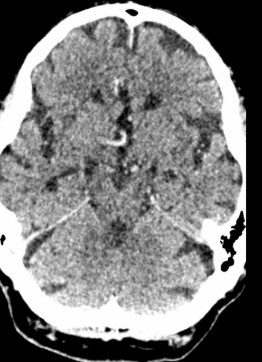
#> input picture CT_Noise_Removal/images/t_scan_noisy.jpg, 262 x 362 px
$ python CT_noise_removal.py
#> lines starting #> are read from the running program, lines starting #| are printed output that depends on the picture
import cv2
import matplotlib.pyplot as plt
import numpy as np

# ---------- Step 1: Read the CT Scan Image ----------
img = cv2.imread("images/t_scan_noisy.jpg", cv2.IMREAD_GRAYSCALE)
#> img is the input picture: shape (362, 262); min 0, max 255, mean 123.6

if img is None:
    print("Error: CT scan image not found. Check the path!")
    exit()

# ---------- Step 2: Apply Median Filtering ----------
# Median filter removes salt-and-pepper (random) noise
filtered_img = cv2.medianBlur(img, 5)  # Kernel size = 5 (try 3 or 7 too)
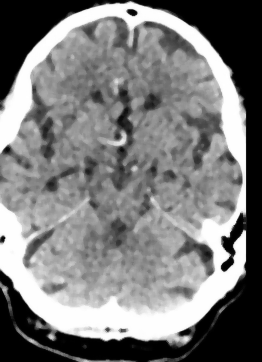
#> filtered_img: shape (362, 262); min 0, max 255, mean 123.5

# ---------- Step 3: Display Input vs Filtered Output ----------
plt.figure(figsize=(10, 5))

plt.subplot(1, 2, 1)
plt.title("Original / Noisy CT Scan")
plt.imshow(img, cmap='gray')
plt.axis("off")

plt.subplot(1, 2, 2)
plt.title("Filtered CT Scan (Median Filter)")
plt.imshow(filtered_img, cmap='gray')
plt.axis("off")

plt.tight_layout()
plt.show()
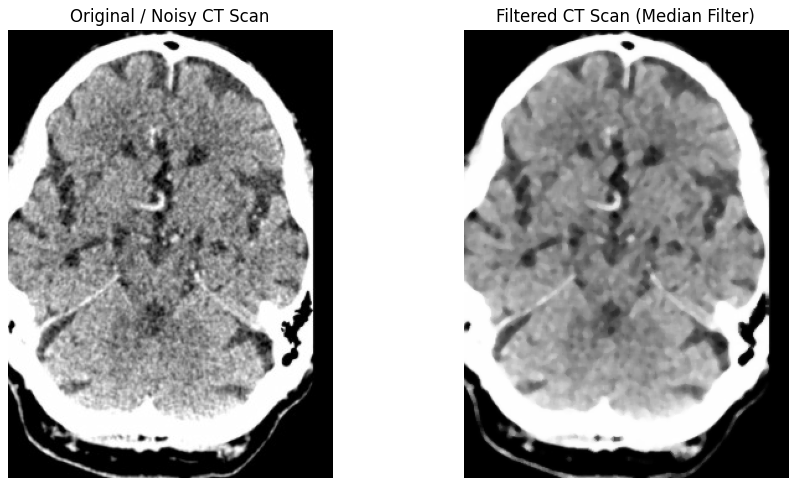
#> figure drawn by matplotlib, 2 panels

# ---------- Step 4: Save the Filtered Image ----------
cv2.imwrite("images/ct_scan_filtered.jpg", filtered_img)
print("✅ Filtered image saved as 'images/ct_scan_filtered.jpg'")
